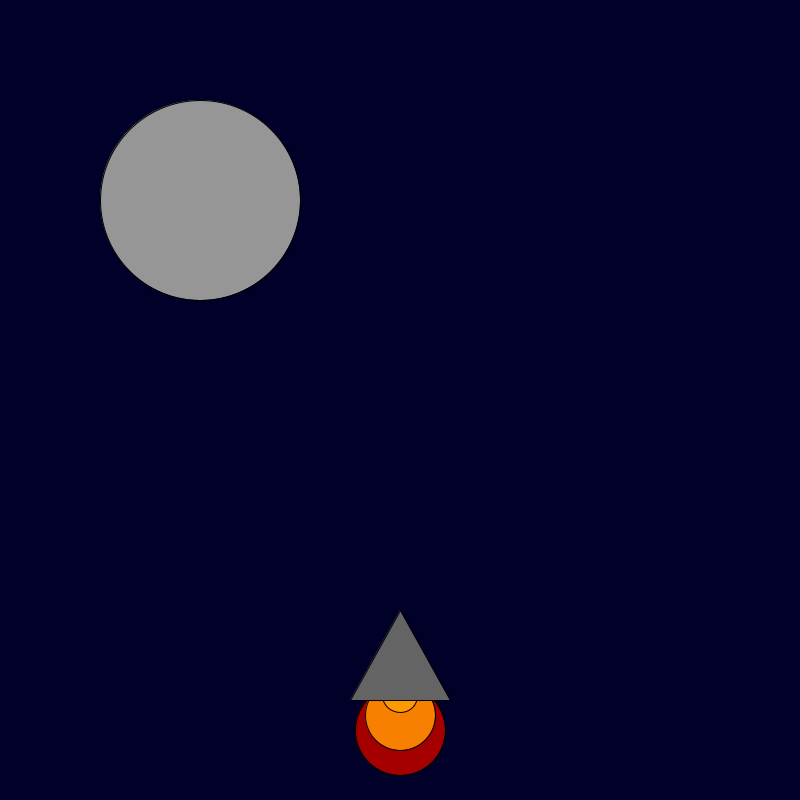
Frame 1 (no input)
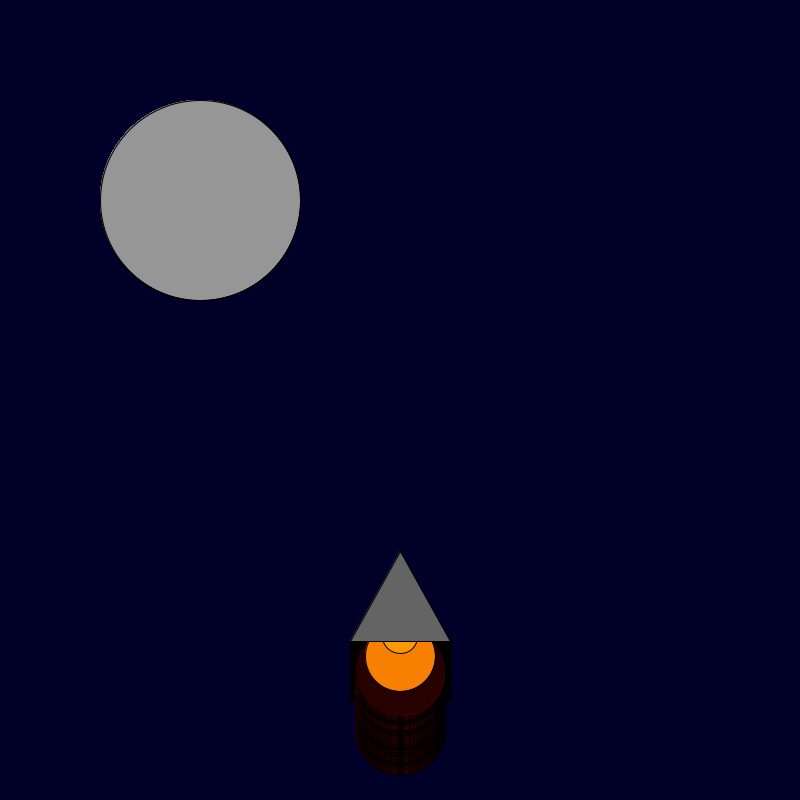
Frame 60 (the mouse pressed at the canvas centre just before this capture)
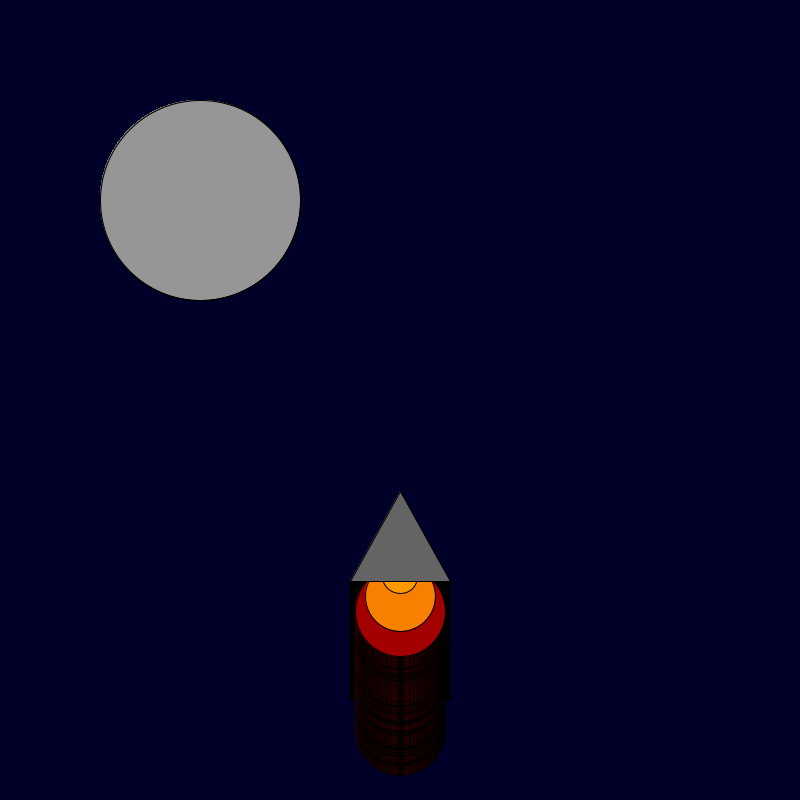
Frame 120 (the mouse held since frame 60 and released just before this capture)

The Processing sketch that drew these frames (run headless with seeded random() and noise(); from frame 60 on, the mouse is pressed at the canvas centre):

// Processing sketch: Rocket
// ── Rocket.pde
int x = 400;
int y = 600;

void setup() {
  
  background(0,0,40); size(800,800);
  
}

void draw() {
  fill(random(255),0,0);
  ellipse(x,y+130,90,90);
  fill(248,128,0);
  ellipse(x,y+115,70,70);
  fill(255,153,0);
  ellipse(x,y+95,35,35);
  fill(100,100,100);
  triangle(x,y+10,x+50,y+100,x-50,y+100);
  y = y-1;
  fill(150,150,150);
  ellipse(200,200,200,200);
  
  
  
  
}
